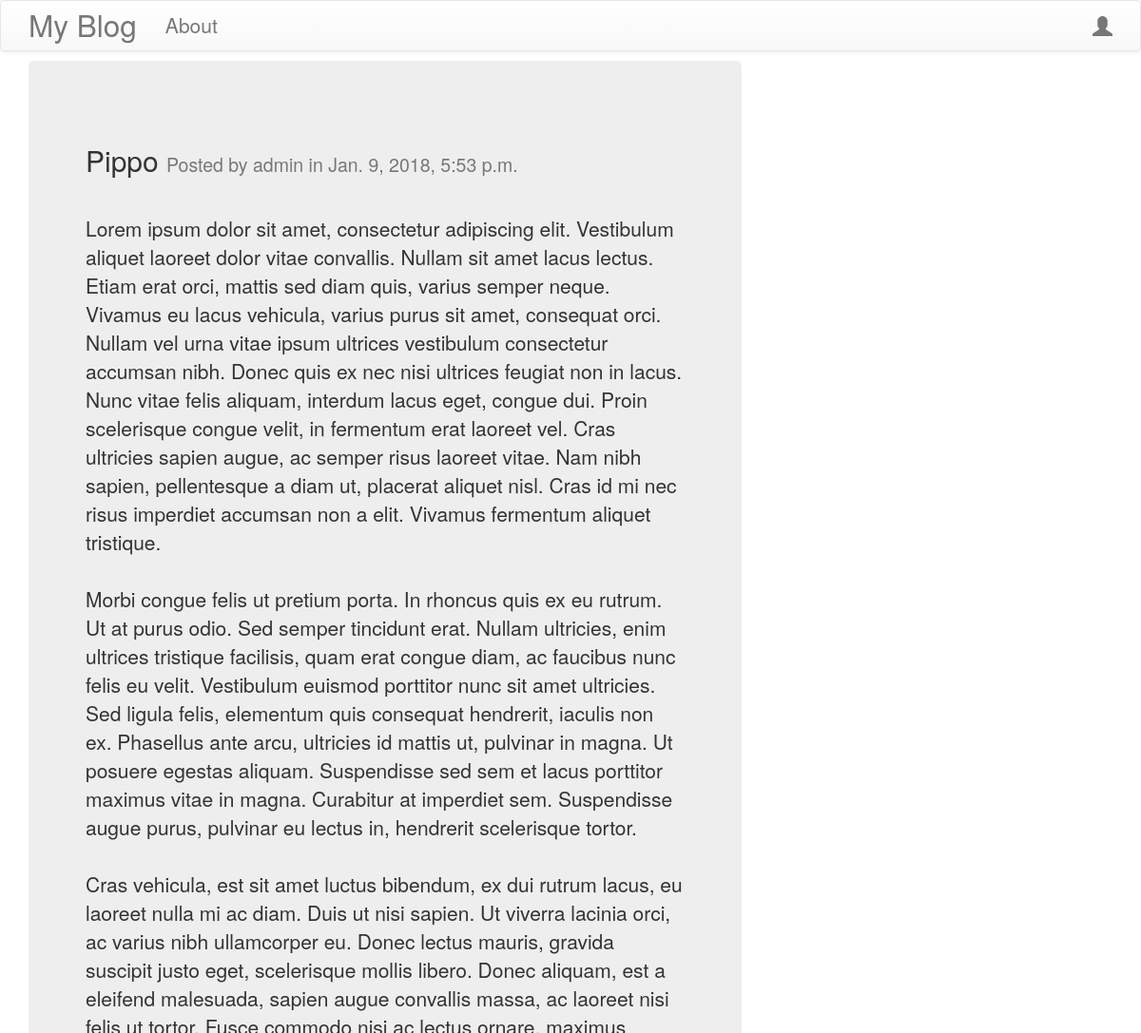
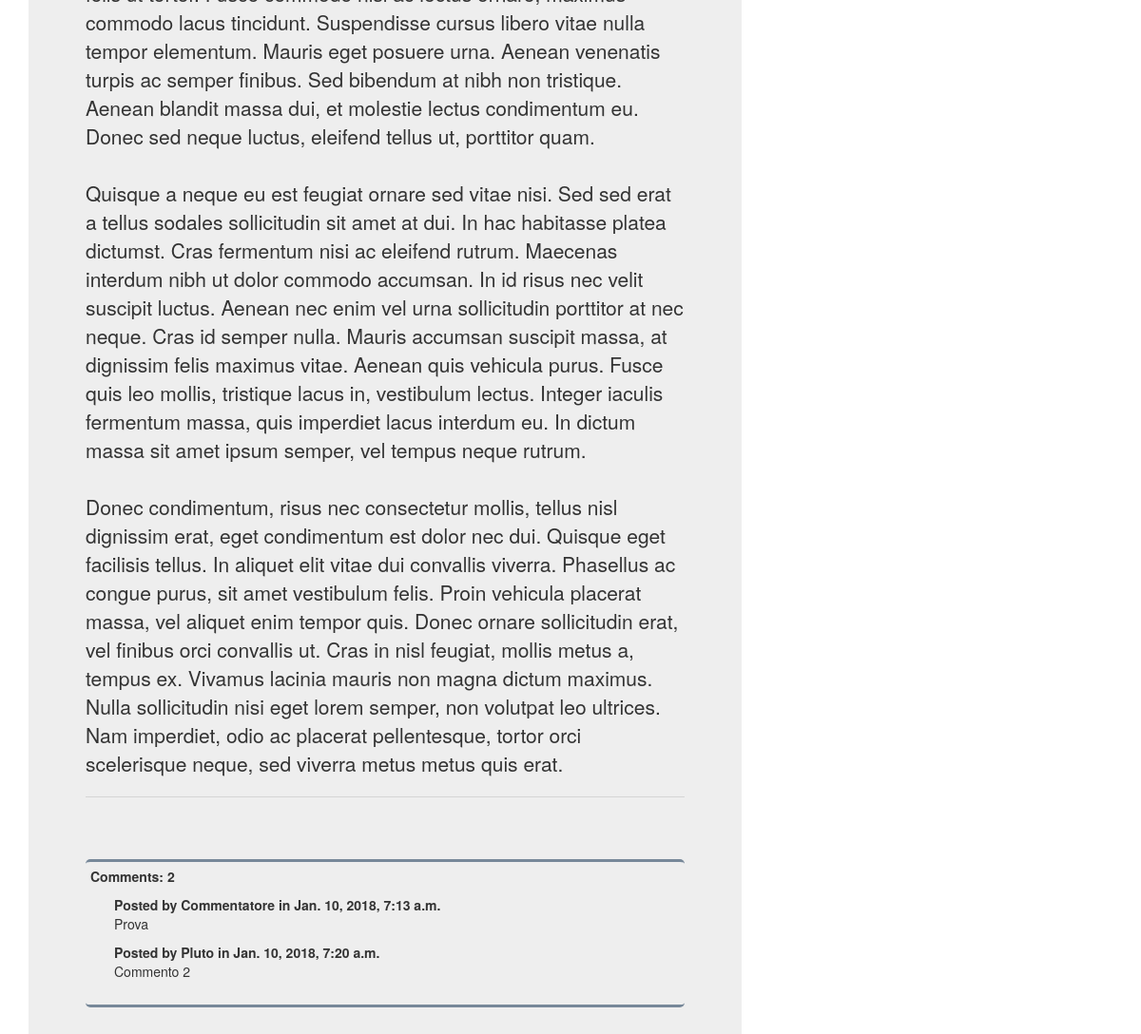
The app's page /post/4 with its own data (2 pictures, top to bottom).
### blog/models.py (models this page shows, shortened)
class Post(models.Model):
    author = models.ForeignKey('auth.User')
    title = models.CharField(max_length=200)
    text = models.TextField()
    create_date = models.DateTimeField(default=timezone.now())
    publish_date = models.DateTimeField(blank=True, null=True)
    def approve_comments(self):
        return self.comments.filter(approved_comment=True)

class Comment(models.Model):
    post = models.ForeignKey('blog.Post', related_name='comments')
    author = models.CharField(max_length=200)
    text = models.TextField()
    create_date = models.DateTimeField(default=timezone.now())
    approved_comment = models.BooleanField(default=False)

### blog/views.py (the view)
# urls.py: url(r'^post/(?P<pk>\d+)$', views.PostDetailView.as_view(), name='post_detail'),
class PostDetailView(DetailView):
    model = Post

### blog/templates/blog/post_detail.html (shortened to what this page needs)
{% extends "blog/base.html" %}
{% block content %}
     <div class="jumbotron">
         <div class="page-header">
          <h2>{{ post.title|safe|linebreaksbr }}
              <small>Posted by {{ post.author }} in {{ post.publish_date }}</small>
          </h2>
        </div>
        <p>{{ post.text|safe|linebreaksbr }}</p>
         <hr>
         {% if post.approve_comments.count > 0 %}
            <div class="approved-comments">
                 <b>Comments: {{ post.approve_comments.count }}</b>
                 <dl>
                     {% for comment in post.approve_comments.all %}
                     <div class="comment">
                        <dt>Posted by {{ comment.author }} in {{ comment.create_date }}</dt>
                        <dd>{{ comment.text|safe|linebreaksbr }}</dd>
                     </div>
                     {% endfor %}
                 </dl>
            </div>
         {% endif %}
     </div>
{% endblock %}

### blog/static/css/blog.css (style rules this page uses)
.approved-comments { border-radius: 5px; margin-top: 25px; border-top: solid lightslategrey; border-bottom: solid lightslategrey; padding: 5px; }
.comment { margin-top: 10px; }
dl { margin-left: 25px; }

### records on screen
Post: title "Pippo", author "admin", publish_date "Jan. 9, 2018, 5:53 p.m.", text "Lorem ipsum dolor sit amet, consectetur adipiscing elit. Vestibulum aliquet laoreet dolor vitae convallis. Nullam sit amet lacus lectus. Etiam erat orci, mattis sed diam quis, varius semper neque. Vivamus eu lacus vehicula, varius purus sit amet, consequat orci. Nullam vel urna vitae ipsum ultrices vestibulum consectetur accumsan nibh. Donec quis ex nec nisi ultrices feugiat non in lacus. Nunc vitae felis aliquam, interdum lacus eget, congue dui. Proin scelerisque congue velit, in fermentum erat laoreet vel. Cras ultricies sapien augue, ac semper risus laoreet vitae. Nam nibh sapien, pellentesque a diam ut, placerat aliquet nisl. Cras id mi nec risus imperdiet accumsan non a elit. Vivamus…", approve_comments.count "2"
Comment: author "Commentatore", create_date "Jan. 10, 2018, 7:13 a.m.", text "Prova"
Comment: author "Pluto", create_date "Jan. 10, 2018, 7:20 a.m.", text "Commento 2"
